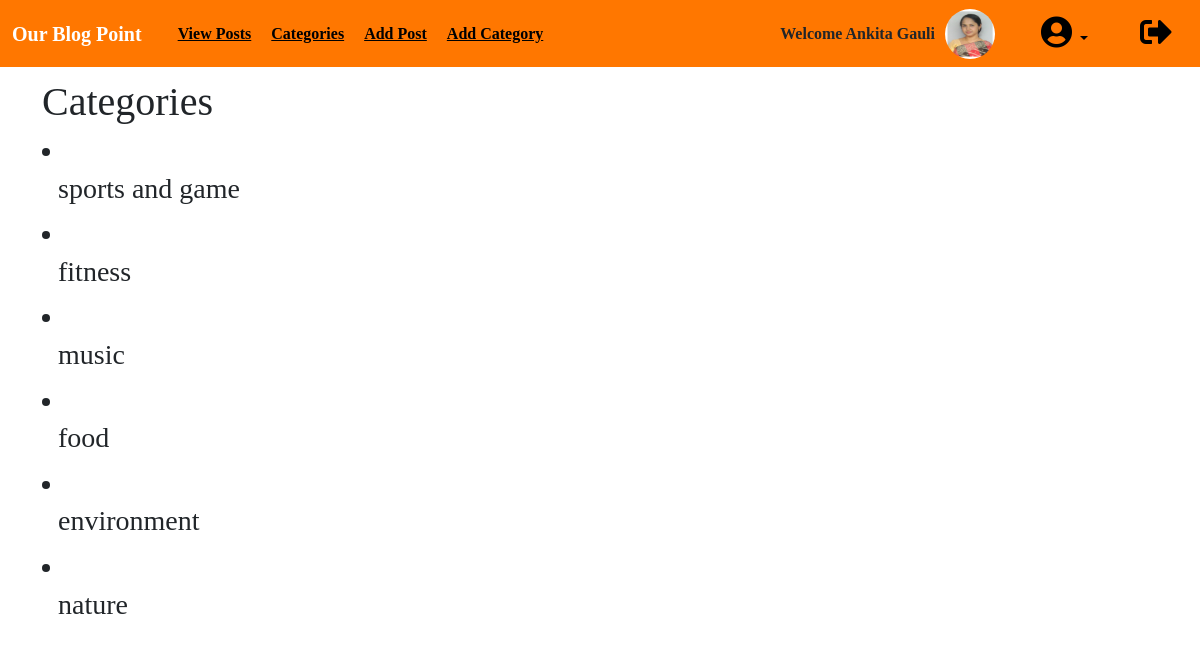
Page /category-list/ (signed in) on the committed database.
### farmblog/models.py (models this page shows, shortened)
class Profile(models.Model):
    user=models.OneToOneField(User,null=True,on_delete=models.CASCADE)
    bio=models.TextField()
    profile_pic=models.ImageField(null=True,blank=True,upload_to='images/profile/')
    website_url=models.CharField(max_length=255,null=True,blank=True)
    facebook_url= models.CharField(max_length=255, null=True, blank=True)
    twitter_url = models.CharField(max_length=255, null=True, blank=True)
    instagram_url = models.CharField(max_length=255, null=True, blank=True)
    linkedin_url = models.CharField(max_length=255, null=True, blank=True)

class Category(models.Model):
    name = models.CharField(max_length=255)
    def __str__(self):
        return self.name

### farmblog/views.py (the view)
# urls.py: path('category-list/', CategoryListView, name='category-list'),
def CategoryListView(request):
    cat_menu_list = Category.objects.all()
    return render(request, 'category_list.html', {'cat_menu_list': cat_menu_list})

### farmblog/templates/category_list.html (shortened to what this page needs)
{% extends 'base.html' %}
{% block content %}
<div class="scroll">
<h1> Categories </h1>
{% for item in cat_menu_list %}
<h3>
    <li><a class="dropdown-item" href="{% url 'category' item|slugify %}">{{item}}</a></li>
</h3>{% endfor %}
</div>
{% endblock %}

### farmblog/templates/base.html (shortened to what this page needs)
<!doctype html>
<html lang="en">
{% load static %}
<head>
    <link href="https://pro.fontawesome.com/releases/v5.10.0/css/all.css"
 rel="stylesheet"/>
    <link href="https://cdn.jsdelivr.net/npm/bootstrap@5.1.0/dist/css/bootstrap.min.css"
 rel="stylesheet">
</head>
<body>
{% load static %}
<body class="bgg">
<nav class="navbar navbar-expand-lg navbar-light bd-orange-400"
     style="position:fixed; width:100%; top:0px; left:0px; z-index:1; margin-bottom:60px;">
    <div class="container-fluid">
        <a class="navbar-brand" href="{% url 'dashboard' %}" style="font-weight: bold;color:white;">Our Blog Point</a>
        <div class="collapse navbar-collapse" id="navbarSupportedContent">
            <ul class="navbar-nav me-auto mb-2 mb-lg-0">
                <li class="nav-item">
                    <a class="a" href="{% url 'home' %}">View Posts</a>
                </li>
                {% if cat_menu %}
                <li class="nav-item dropdown">
                    <a aria-expanded="false" class=" dropdown-toggle a" data-bs-toggle="dropdown" href="#"
                       role="button">
                        Category
                    </a>
                    <ul aria-labelledby="navbarDropdown" class="dropdown-menu">
                        {% for item in cat_menu %}
                        <li><a class="dropdown-item a" href="{% url 'category' item|slugify %}">{{item}}</a></li>
                        {% endfor %}
                    </ul>
                </li>
                {% else %}
                <li class="nav-item">
                    <a class="a" href="{% url 'category-list' %}">Categories</a>
                </li>
                {% endif %}
                {% if user.is_authenticated %}
                <li class="nav-item">
                    <a class="a" href="{% url 'add_post' %}">Add Post</a>
                </li>
                <li class="nav-item">
                    <a class="a" href="{% url 'add_category' %}">Add Category</a>
                </li>
                {% endif %}
            </ul>
            {% if user.is_authenticated %}
            Welcome {{ user.first_name }} {{ user.last_name }}
            {% if user.profile.profile_pic.url %}
            <img src="{{ user.profile.profile_pic.url }}" height="50px" width="50px" style="border-radius: 50%; margin-left:10px; margin-right:10px" ;>
             {% endif %}
            <div class="nav-item dropdown">
                <a aria-expanded="false" class="nav-link dropdown-toggle a" data-bs-toggle="dropdown" href="#"
                   id="navbarDropdown" role="button">
                    <span class="fa fa-user-circle  fa-2x" style="color:black;">
                           </span>
                </a>
            </div>
            <div class="nav-item">
                <a class="nav-link a" href="{% url 'logout' %}">
                    <span class="fa fa-sign-out-alt  fa-2x" style="color:black;">
                           </span></a>
            </div>
            {% endif %}
        </div>
    </div>
</nav>
<div class="bg">
    <div style="height:30px; width:100%;"></div>
    <div class="container mt-5">
        {% block content %}
        {% endblock %}
    </div>
</div>
</body>
</body>
</html>

### rows in the picture
Category: name "sports and game"
Category: name "fitness"
Category: name "music"
Category: name "food"
Category: name "environment"
Category: name "nature"

### other values in the picture
{{ user.first_name }} "Ankita"
{{ user.last_name }} "Gauli"
